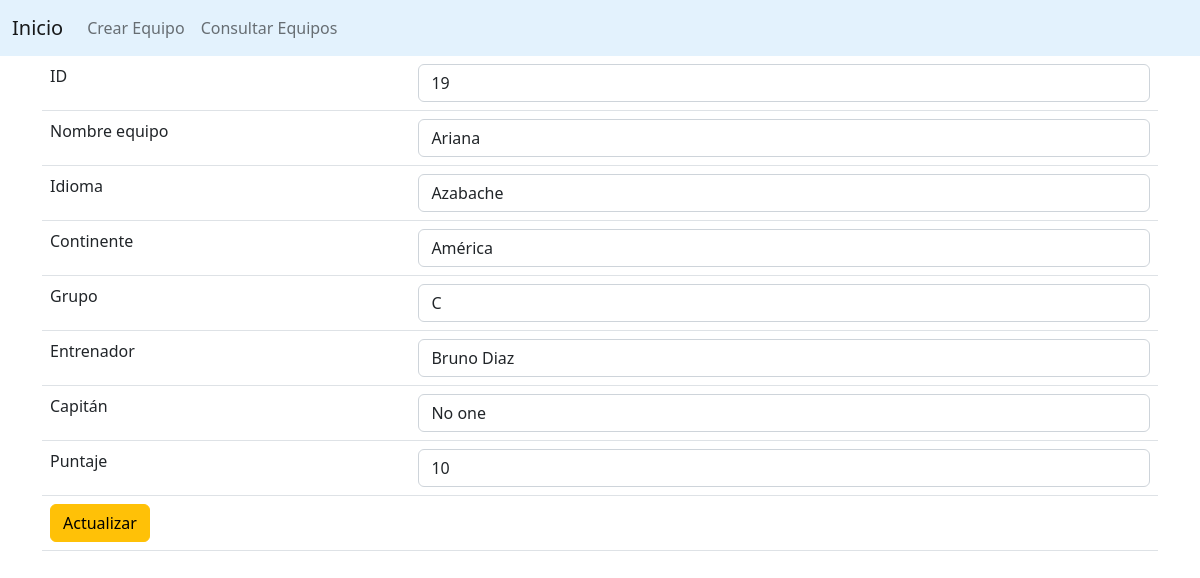
The page /19/edit on the database its author committed.
### models.py (models this page shows, shortened)
class ContactModel(db.Model):
	__tablename__ = "contacts"
	id = db.Column(db.Integer, primary_key=True)
	pais = db.Column(db.String())
	idioma = db.Column(db.String())
	continente = db.Column(db.String())
	grupo = db.Column(db.String())
	entrenador = db.Column(db.String())
	capitan = db.Column(db.String())
	puntaje = db.Column(db.Integer())

### app.py (the view)
@app.route('/<int:id>/edit', methods = ['GET'])
def returnUpdate(id):
	contact = ContactModel.query.filter_by(id=id).first()
	return render_template('update.html', contact = contact)

### templates/update.html (shortened to what this page needs)
{% extends 'master.html' %}
{% block body %}
<div class="container">
	<form method="post" action="/edit">
		<table class="table">
			<tr>
				<td>ID</td>
				<td><input type="text" name="id" class="form-control" value="{{ contact.id }}"></td>
			</tr>
			<tr>
				<td>Nombre equipo</td>
				<td><input type="text" name="pais" class="form-control" value="{{ contact.pais }}"></td>
			</tr>
			<tr>
				<td>Idioma</td>
				<td><input type="text" name="idioma" class="form-control" value="{{ contact.idioma }}"></td>
			</tr>
			<tr>
				<td>Continente</td>
				<td><input type="text" name="continente" class="form-control" value="{{ contact.continente }}"></td>
			</tr>
			<tr>
				<td>Grupo</td>
				<td><input type="text" name="grupo" class="form-control" value="{{ contact.grupo }}"></td>
			</tr>
			<tr>
				<td>Entrenador</td>
				<td><input type="text" name="entrenador" class="form-control" value="{{ contact.entrenador }}"></td>
			</tr>
			<tr>
				<td>Capitán</td>
				<td><input type="text" name="capitan" class="form-control" value="{{ contact.capitan }}"></td>
			</tr>
			<tr>
				<td>Puntaje</td>
				<td><input type="text" name="puntaje" class="form-control" value="{{ contact.puntaje }}"></td>
			</tr>
			<tr>
				<td colspan="2">
					<input type="submit" name="submit" value="Actualizar" class="btn btn-warning">
				</td>
			</tr>
		</table>
	</form>
</div>
{% endblock %}

### rows shown on the page
ContactModel: id "19", pais "Ariana", idioma "Azabache", continente "América", grupo "C", entrenador "Bruno Diaz", capitan "No one", puntaje "10"
